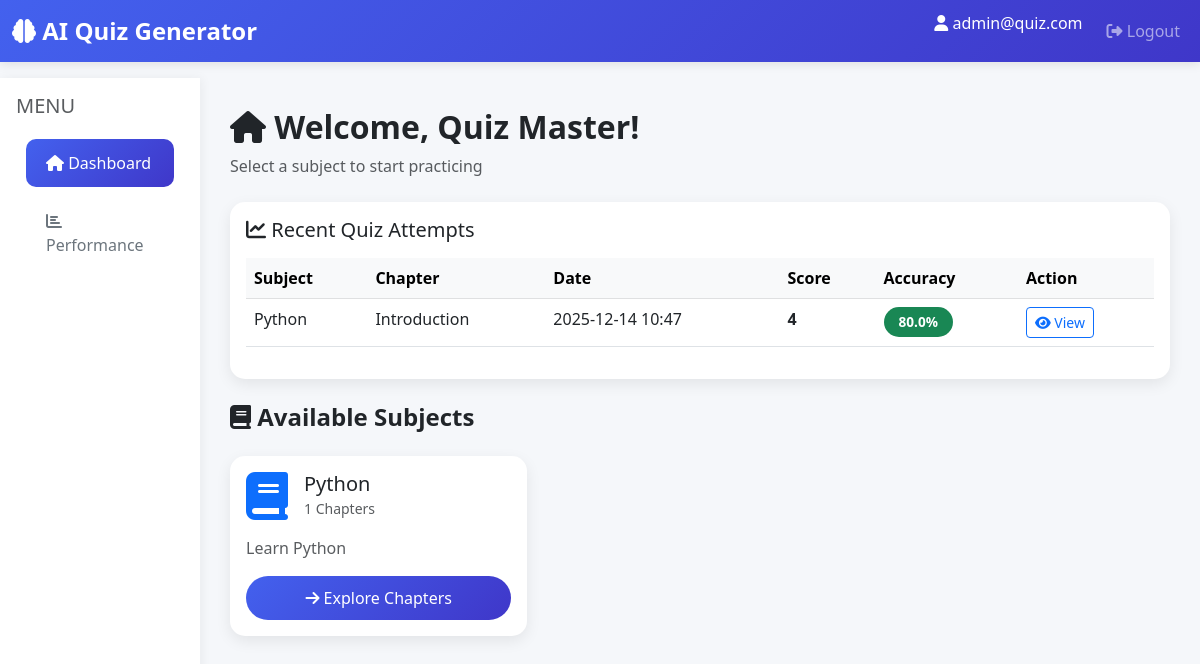
The app's page /user/dashboard (signed in) with its own data.
### models.py (models this page shows, shortened)
class User(db.Model):
    __tablename__ = 'users'
    id = db.Column(db.Integer, primary_key=True)
    username = db.Column(db.String(120), unique=True, nullable=False)
    password = db.Column(db.String(200), nullable=False)
    full_name = db.Column(db.String(100), nullable=False)
    qualification = db.Column(db.String(100))
    date_of_birth = db.Column(db.Date)
    is_admin = db.Column(db.Boolean, default=False)
    created_at = db.Column(db.DateTime, default=datetime.utcnow)
    scores = db.relationship('Score', backref='user', lazy=True, cascade='all, delete-orphan')

class Score(db.Model):
    __tablename__ = 'scores'
    id = db.Column(db.Integer, primary_key=True)
    quiz_id = db.Column(db.Integer, db.ForeignKey('quizzes.id'), nullable=False)
    user_id = db.Column(db.Integer, db.ForeignKey('users.id'), nullable=False)
    timestamp_of_attempt = db.Column(db.DateTime, default=datetime.utcnow)
    total_score = db.Column(db.Integer, nullable=False)
    accuracy_percentage = db.Column(db.Float, nullable=False)

class Subject(db.Model):
    __tablename__ = 'subjects'
    id = db.Column(db.Integer, primary_key=True)
    name = db.Column(db.String(100), nullable=False)
    description = db.Column(db.Text)
    created_at = db.Column(db.DateTime, default=datetime.utcnow)
    chapters = db.relationship('Chapter', backref='subject', lazy=True, cascade='all, delete-orphan')

class Chapter(db.Model):
    __tablename__ = 'chapters'
    id = db.Column(db.Integer, primary_key=True)
    subject_id = db.Column(db.Integer, db.ForeignKey('subjects.id'), nullable=False)
    name = db.Column(db.String(100), nullable=False)
    description = db.Column(db.Text)
    created_at = db.Column(db.DateTime, default=datetime.utcnow)
    quizzes = db.relationship('Quiz', backref='chapter', lazy=True, cascade='all, delete-orphan')

### app.py (the view)
@app.route('/user/dashboard')
@login_required
def user_dashboard():
    user = User.query.get(session['user_id'])
    subjects = Subject.query.all()
    recent_scores = Score.query.filter_by(user_id=user.id).order_by(Score.timestamp_of_attempt.desc()).limit(5).all()
    return render_template('user_dashboard.html',
                         user=user,
                         subjects=subjects,
                         recent_scores=recent_scores)

### app.py (called while the page is built)
def login_required(f):
    @wraps(f)
    def decorated_function(*args, **kwargs):
        if 'user_id' not in session:
            flash('Please login first', 'warning')
            return redirect(url_for('login'))
        return f(*args, **kwargs)
    return decorated_function

### templates/user_dashboard.html (shortened to what this page needs)
{% extends "base.html" %}
{% block content %}
<div class="container-fluid">
    <div class="row">
        <div class="col-md-2 sidebar p-0">
            <div class="p-3">
                <h5 class="text-muted mb-3">MENU</h5>
                <ul class="nav flex-column">
                    <li class="nav-item">
                        <a class="nav-link active" href="{{ url_for('user_dashboard') }}">
                            <i class="fas fa-home"></i> Dashboard
                        </a>
                    </li>
                    <li class="nav-item">
                        <a class="nav-link" href="{{ url_for('performance_analysis') }}">
                            <i class="fas fa-chart-bar"></i> Performance
                        </a>
                    </li>
                </ul>
            </div>
        </div>
        <div class="col-md-10 content-wrapper">
            <div class="mb-4">
                <h2 class="fw-bold">
                    <i class="fas fa-home"></i> Welcome, {{ user.full_name }}!
                </h2>
                <p class="text-muted">Select a subject to start practicing</p>
            </div>
            {% if recent_scores %}
            <div class="row mb-4">
                <div class="col-12">
                    <div class="card">
                        <div class="card-body">
                            <h5 class="card-title mb-3">
                                <i class="fas fa-chart-line"></i> Recent Quiz Attempts
                            </h5>
                            <div class="table-responsive">
                                <table class="table table-hover">
                                    <thead class="table-light">
                                        <tr>
                                            <th>Subject</th>
                                            <th>Chapter</th>
                                            <th>Date</th>
                                            <th>Score</th>
                                            <th>Accuracy</th>
                                            <th>Action</th>
                                        </tr>
                                    </thead>
                                    <tbody>
                                        {% for score in recent_scores %}
                                        <tr>
                                            <td>{{ score.quiz.chapter.subject.name }}</td>
                                            <td>{{ score.quiz.chapter.name }}</td>
                                            <td>{{ score.timestamp_of_attempt.strftime('%Y-%m-%d %H:%M') }}</td>
                                            <td><strong>{{ score.total_score }}</strong></td>
                                            <td>
                                                <span class="badge badge-custom
                                                    {% if score.accuracy_percentage >= 75 %}bg-success
                                                    {% elif score.accuracy_percentage >= 50 %}bg-warning
                                                    {% else %}bg-danger{% endif %}">
                                                    {{ score.accuracy_percentage|round(2) }}%
                                                </span>
                                            </td>
                                            <td>
                                                <a href="{{ url_for('view_result', score_id=score.id) }}"
                                                   class="btn btn-sm btn-outline-primary">
                                                    <i class="fas fa-eye"></i> View
                                                </a>
                                            </td>
                                        </tr>
                                        {% endfor %}
                                    </tbody>
                                </table>
                            </div>
                        </div>
                    </div>
                </div>
            </div>
            {% endif %}
            <div class="row">
                <div class="col-12 mb-3">
                    <h4 class="fw-bold">
                        <i class="fas fa-book"></i> Available Subjects
                    </h4>
                </div>
                {% for subject in subjects %}
                <div class="col-md-4 mb-4">
                    <div class="card h-100">
                        <div class="card-body">
                            <div class="d-flex align-items-center mb-3">
                                <div class="me-3">
                                    <i class="fas fa-book fa-3x text-primary"></i>
                                </div>
                                <div>
                                    <h5 class="card-title mb-0">{{ subject.name }}</h5>
                                    <small class="text-muted">
                                        {{ subject.chapters|length }} Chapters
                                    </small>
                                </div>
                            </div>
                            <p class="card-text text-muted">
                                {{ subject.description[:100] }}{% if subject.description|length > 100 %}...{% endif %}
                            </p>
                            <a href="{{ url_for('view_subject', subject_id=subject.id) }}"
                               class="btn btn-primary w-100">
                                <i class="fas fa-arrow-right"></i> Explore Chapters
                            </a>
                        </div>
                    </div>
                </div>
                {% endfor %}
            </div>
        </div>
    </div>
</div>
{% endblock %}

### templates/base.html (shortened to what this page needs)
<!DOCTYPE html>
<html lang="en">
<head>
    <link href="https://cdn.jsdelivr.net/npm/bootstrap@5.3.0/dist/css/bootstrap.min.css" rel="stylesheet">
    <link rel="stylesheet" href="https://cdnjs.cloudflare.com/ajax/libs/font-awesome/6.4.0/css/all.min.css">
</head>
<body>
    <nav class="navbar navbar-expand-lg navbar-dark">
        <div class="container-fluid">
            <a class="navbar-brand" href="{{ url_for('index') }}">
                <i class="fas fa-brain"></i> AI Quiz Generator
            </a>
            <div class="collapse navbar-collapse" id="navbarNav">
                <ul class="navbar-nav ms-auto">
                    {% if session.get('user_id') %}
                        <li class="nav-item">
                            <span class="navbar-text text-white me-3">
                                <i class="fas fa-user"></i> {{ session.get('username') }}
                            </span>
                        </li>
                        <li class="nav-item">
                            <a class="nav-link" href="{{ url_for('logout') }}">
                                <i class="fas fa-sign-out-alt"></i> Logout
                            </a>
                        </li>
                    {% endif %}
                </ul>
            </div>
        </div>
    </nav>
    {% block content %}{% endblock %}
</body>
</html>

### templates/base.html (style rules this page uses)
:root { --primary-color: #4361ee; --secondary-color: #3f37c9; --success-color: #06d6a0; --danger-color: #ef476f; --warning-color: #ffd166; --dark-color: #212529; --light-color: #f8f9fa; }
body { font-family: 'Segoe UI', Tahoma, Geneva, Verdana, sans-serif; background-color: #f5f7fa; }
.navbar { background: linear-gradient(135deg, var(--primary-color), var(--secondary-color)); box-shadow: 0 2px 10px rgba(0,0,0,0.1); }
.navbar-brand { font-weight: bold; font-size: 1.5rem; }
.card { border: none; border-radius: 15px; box-shadow: 0 5px 15px rgba(0,0,0,0.08); transition: transform 0.3s, box-shadow 0.3s; }
.btn-primary { background: linear-gradient(135deg, var(--primary-color), var(--secondary-color)); border: none; border-radius: 25px; padding: 10px 25px; transition: all 0.3s; }
.sidebar { background: white; min-height: calc(100vh - 56px); box-shadow: 2px 0 10px rgba(0,0,0,0.05); }
.sidebar .nav-link { color: #6c757d; padding: 12px 20px; margin: 5px 10px; border-radius: 10px; transition: all 0.3s; }
.sidebar .nav-link:hover, .sidebar .nav-link.active { background: linear-gradient(135deg, var(--primary-color), var(--secondary-color)); color: white; }
.content-wrapper { padding: 30px; }
.badge-custom { padding: 8px 15px; border-radius: 20px; font-size: 0.85rem; }

### records on screen
User: get "admin@quiz.com", full_name "Quiz Master"
Score: quiz.chapter.subject.name "Python", quiz.chapter.name "Introduction", timestamp_of_attempt "2025-12-14 10:47", total_score "4", accuracy_percentage "80.0"
Subject: name "Python", chapters|length "1", description "Learn Python"
